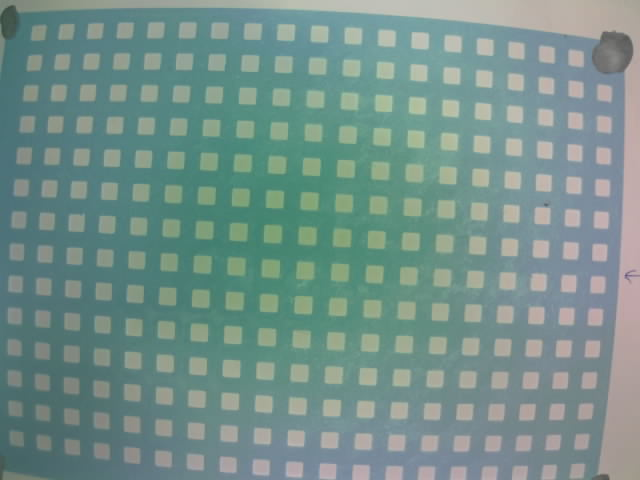
#> input picture Machine learning attempt/ML image processing/capture.jpg, 640 x 480 px
$ python -i collect_and_upload_ei_cv.py   (imports and definitions only)
#> lines starting #> are read from the running program, lines starting #| are printed output that depends on the picture; after the words box and inside, x2 and y2 are one past the last pixel; in counts of white or black regions, pixels touching at a corner belong together
#> further down, picture is the input picture: shape (480, 640, 3); mean B, G, R 138.9, 144.9, 117.4
# This script captures images from an ESP32-CAM, preprocesses them to isolate screws,
# and uploads them to Edge Impulse for machine learning purposes.

#OUTDATED - DONT USE THIS!


import argparse
import os
import time
from datetime import datetime

import requests
import edgeimpulse as ei

import cv2
import numpy as np


def ensure_dir(p: str) -> None:
    os.makedirs(p, exist_ok=True)


# [52 lines left out: functions capture_jpeg, decode_jpeg_to_bgr, apply_flip, estimate_px_per_mm_from_squares, not called in this run]


def find_screw_bbox(bgr: np.ndarray, min_rot_ar: float = 1.4) -> tuple[int, int, int, int] | None:
    """
    Returns bbox (x,y,w,h) for best candidate screw contour.
    Uses a rotation-invariant aspect ratio gate to reject grid blobs.
    """
#> called with min_rot_ar = 1.4
    gray = cv2.cvtColor(bgr, cv2.COLOR_BGR2GRAY)
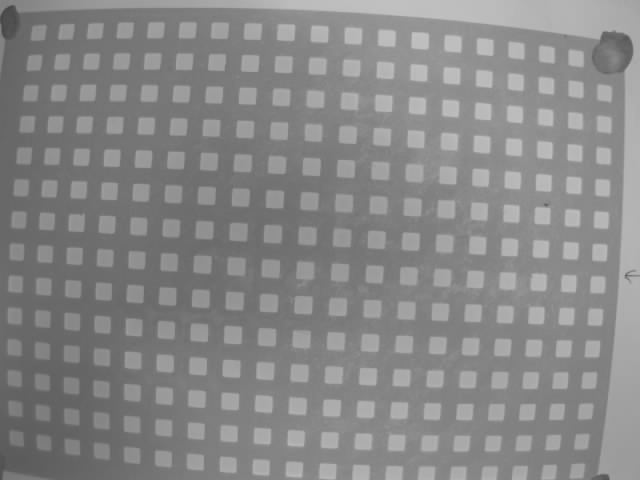
#> gray: shape (480, 640); min 68, max 196, mean 136
    gray = cv2.GaussianBlur(gray, (5, 5), 0)

    edges = cv2.Canny(gray, 30, 120)
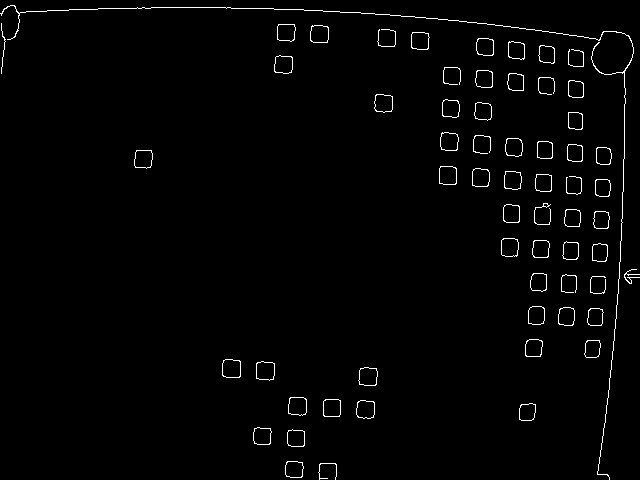
#> edges: shape (480, 640); 1.6% white in thin lines or dots
    edges = cv2.dilate(edges, np.ones((7, 7), np.uint8), iterations=2)
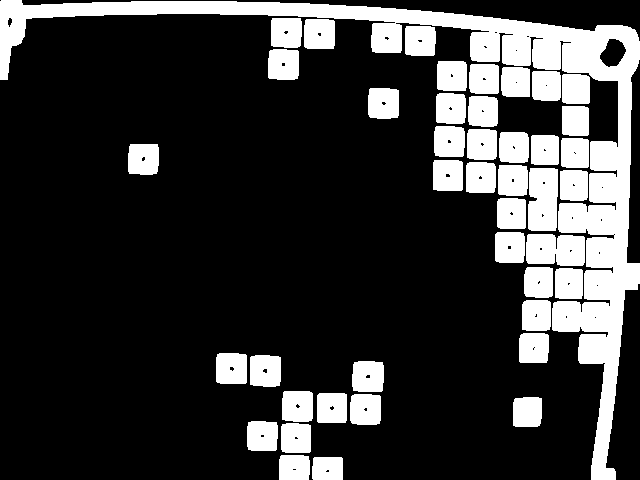
#> edges: shape (480, 640); 21.9% white; 43 white regions, largest, box (x1, y1, x2, y2) and area: (0, 0, 640, 480) 29036, (528, 168, 558, 231) 1768, (526, 234, 585, 266) 1720
    edges = cv2.morphologyEx(edges, cv2.MORPH_CLOSE, np.ones((13, 13), np.uint8), iterations=2)
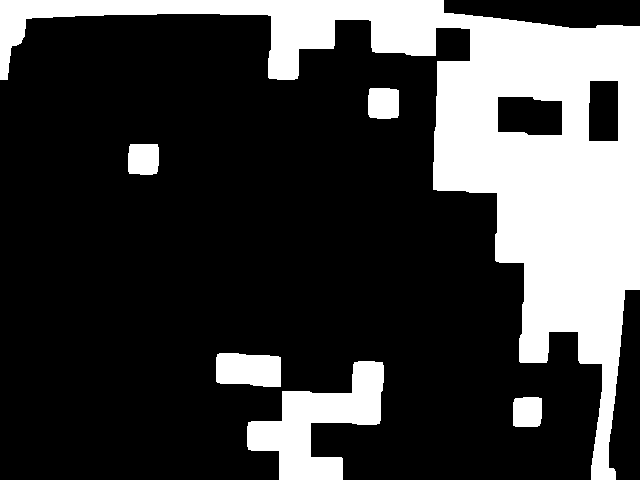
#> edges: shape (480, 640); 25.2% white; 6 white regions

    contours, _ = cv2.findContours(edges, cv2.RETR_EXTERNAL, cv2.CHAIN_APPROX_SIMPLE)
#> contours = 6 contours; box (x1, y1, x2, y2) and area: (0, 0, 640, 480) 67814, (247, 361, 384, 480) 7284, (216, 353, 281, 387) 1898, (368, 88, 399, 119) 862, (128, 144, 159, 175) 860, (513, 397, 542, 427) 783
    if not contours:
        return None

    frame_area = float(bgr.shape[0] * bgr.shape[1])
#> frame_area = 307200

    best = None
    best_score = -1.0

    for c in contours:
        area = float(cv2.contourArea(c))
        if area < 350.0:
            continue

        # Rotation-invariant elongation
        rect = cv2.minAreaRect(c)
        (_, _), (rw, rh), _ = rect
        if rw < 5 or rh < 5:
            continue
        rot_ar = max(rw, rh) / float(min(rw, rh) + 1e-6)
        if rot_ar < min_rot_ar:
            continue

        x, y, w, h = cv2.boundingRect(c)

        # Reject absurdly huge boxes (often merged background/hand)
        if (w * h) > 0.45 * frame_area:
            continue

        # Score prefers large + elongated
        score = area * min(rot_ar, 8.0)
        if score > best_score:
            best_score = score
            best = (x, y, w, h)
#> this loop made 6 passes
#> (area, rect, rw, rh, rot_ar, x, y, w) on pass 3: (1898.5, ((248.1, 369.3), (31.32, 65.73), -86.31), 31.32, 65.73, 2.1, 216, 353, 65)
#> (area, rect, rw, rh, rot_ar) on passes 1, 2, 4, 5: (783, ((527, 411.5), (29, 28), -90), 29, 28, 1.04), (7284, ((315, 420), (118, 136), -90), 118, 136, 1.15), (860, ((143, 159), (30, 30), -90), 30, 30, 1), (862.5, ((383, 103), (30, 30), -90), 30, 30, 1)
#> after the loop, best_score = 3984.3

    return best


def crop_and_scale_normalize(
    bgr: np.ndarray,
    out_size: int = 128,
    px_per_mm: float | None = None,
    target_px_per_mm: float | None = None,
    pad_frac: float = 0.8,
    reject_edge: bool = False,
    edge_margin: int = 12,
    min_rot_ar: float = 1.4,
) -> np.ndarray | None:
    img = bgr

    if target_px_per_mm is not None and px_per_mm is not None and px_per_mm > 1e-6:
        scale = float(np.clip(target_px_per_mm / px_per_mm, 0.5, 2.0))
        img = cv2.resize(img, None, fx=scale, fy=scale, interpolation=cv2.INTER_AREA)

    bbox = find_screw_bbox(img, min_rot_ar=min_rot_ar)
#> bbox = (216, 353, 65, 34)
    if bbox is None:
        return None

    x, y, w, h = bbox
#> x = 216; y = 353; w = 65; h = 34

    if reject_edge:
        if (x < edge_margin) or (y < edge_margin) or (x + w > img.shape[1] - edge_margin) or (y + h > img.shape[0] - edge_margin):
            return None

    side = int(max(w, h) * (1.0 + pad_frac))
#> side = 117
    cx, cy = x + w // 2, y + h // 2
#> cx = 248; cy = 370

    x0 = max(cx - side // 2, 0)
#> x0 = 190
    y0 = max(cy - side // 2, 0)
#> y0 = 312
    x1 = min(x0 + side, img.shape[1])
#> x1 = 307
    y1 = min(y0 + side, img.shape[0])
#> y1 = 429

    crop = img[y0:y1, x0:x1]
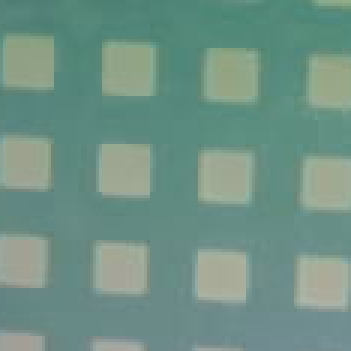
#> crop: shape (117, 117, 3) (shown 3 times larger); mean B, G, R 133.5, 146, 111.7
    if crop.size == 0:
        return None

    return cv2.resize(crop, (out_size, out_size), interpolation=cv2.INTER_AREA)


# [187 lines left out: functions encode_jpeg, debug_overlay, crop_has_skin, dark_p1, main, not called in this run]


# [2 lines not run here, left out]

>>> import cv2
>>> picture = cv2.imread('capture.jpg')
>>> result = crop_and_scale_normalize(picture)

$ run again, on Machine learning attempt/ML image processing/M4.20260110_004208_610222.jpg
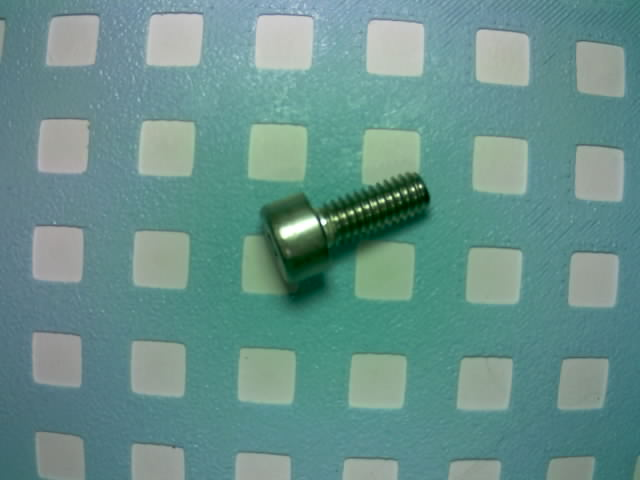
#> input picture Machine learning attempt/ML image processing/M4.20260110_004208_610222.jpg, 640 x 480 px
#> picture is the input picture: shape (480, 640, 3); mean B, G, R 139.3, 144.7, 104.1
#> in find_screw_bbox, `edges = cv2.morphologyEx(edges, cv2.MORPH_CLOSE, np.ones((13, 13), np...`:
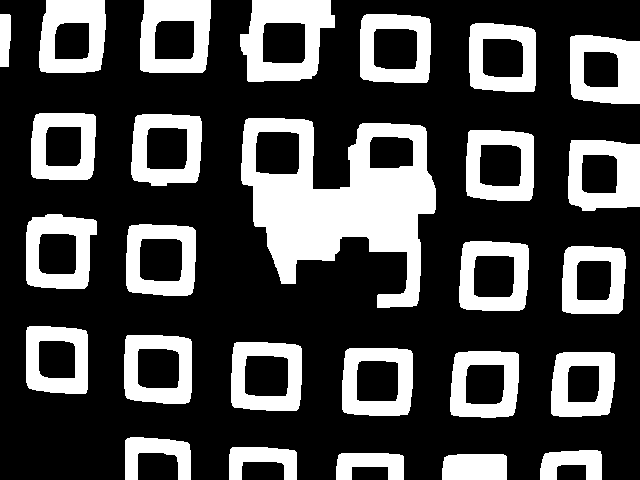
#> edges: shape (480, 640); 29.1% white; 27 white regions
#> contours = 27 contours; largest, box (x1, y1, x2, y2) and area: (241, 118, 436, 308) 21661, (240, 0, 335, 82) 6015, (140, 0, 211, 73) 4786, (126, 224, 196, 296) 4619, (568, 140, 640, 211) 4608
#> the loop in find_screw_bbox, `for c in contours:` made 27 passes
#> (area, rect, rw, rh, rot_ar, x, y, w) on pass 1: (1559.5, ((474, 466.5), (25, 64), -90), 25, 64, 2.56, 442, 454, 65)
#> after the loop in find_screw_bbox, `for c in contours:`: best_score = 3992.3
#> bbox = (442, 454, 65, 26)
#> in crop_and_scale_normalize, `x, y, w, h = bbox`: x = 442; y = 454; w = 65; h = 26
#> side = 117
#> cx = 474; cy = 467
#> x0 = 416
#> y0 = 409
#> x1 = 533
#> y1 = 480
#> in crop_and_scale_normalize, `return cv2.resize(crop, (out_size, out_size), interpolation=cv2.INTER_..`:
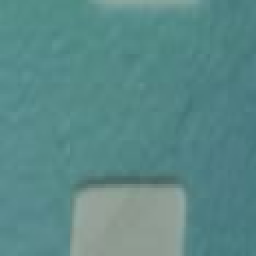
#> returned value: shape (128, 128, 3) (shown 2 times larger); mean of channels 0, 1, 2 135.3, 136.9, 90.2; drawn as B, G, R
